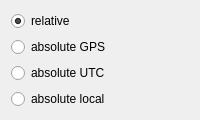
           <widget class="QWidget" name="axisTab">
            <attribute name="title">
             <string>time axis</string>
            </attribute>
            <layout class="QVBoxLayout" name="verticalLayout_19">
             <item>
              <layout class="QVBoxLayout" name="verticalLayout_18">
               <item>
                <widget class="QRadioButton" name="timeAxisRelativeSelect">
                 <property name="text">
                  <string>relative</string>
                 </property>
                 <property name="checked">
                  <bool>true</bool>
                 </property>
                 <attribute name="buttonGroup">
                  <string notr="true">timeAxisModeButtonGroup</string>
                 </attribute>
                </widget>
               </item>
               <item>
                <widget class="QRadioButton" name="timeAxisGPSSelect">
                 <property name="text">
                  <string>absolute GPS</string>
                 </property>
                 <attribute name="buttonGroup">
                  <string notr="true">timeAxisModeButtonGroup</string>
                 </attribute>
                </widget>
               </item>
               <item>
                <widget class="QRadioButton" name="timeAxisUTCSelect">
                 <property name="text">
                  <string>absolute UTC</string>
                 </property>
                 <attribute name="buttonGroup">
                  <string notr="true">timeAxisModeButtonGroup</string>
                 </attribute>
                </widget>
               </item>
               <item>
                <widget class="QRadioButton" name="timeAxisLocalSelect">
                 <property name="text">
                  <string>absolute local</string>
                 </property>
                 <attribute name="buttonGroup">
                  <string notr="true">timeAxisModeButtonGroup</string>
                 </attribute>
                </widget>
               </item>
              </layout>
             </item>
            </layout>
           </widget>
